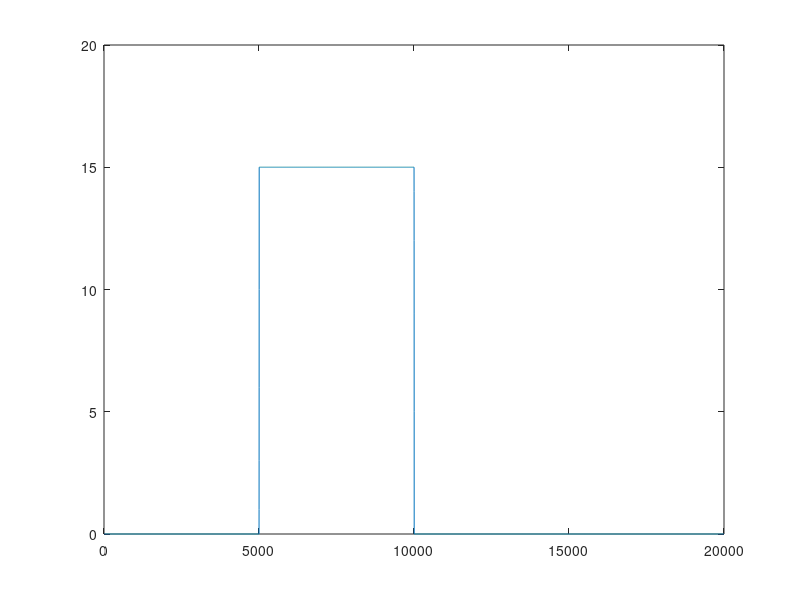

Here is the MATLAB script that generated this plot:
clear;
n = 0:10000;
halflen = floor(length(n)/2);
x = [zeros(1,halflen),0,1,2,3,4,5,zeros(1,halflen-6)];
h = [ones(1,halflen),zeros(1,halflen)];
plot(conv(x,h));